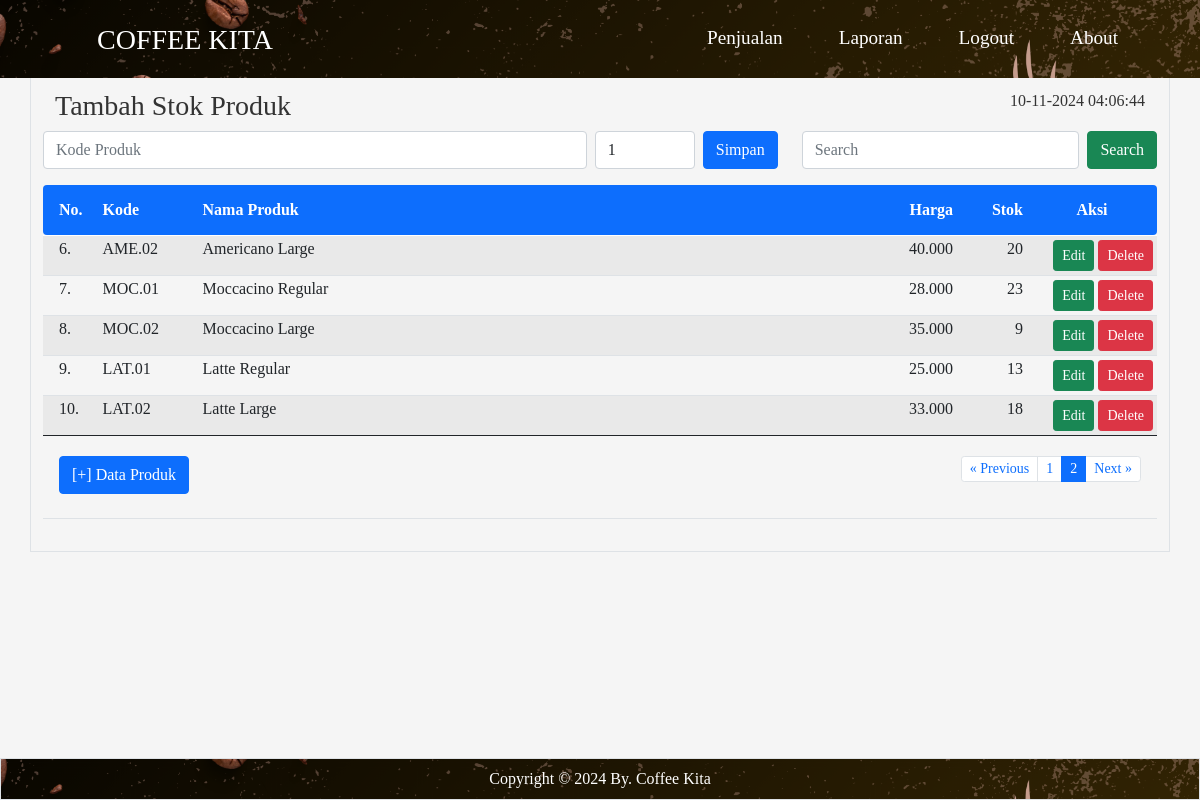
The app's page /tambahstok/index.php?halaman=2 with its own data.
### tables this page shows
CREATE TABLE `produk` (
  `id_produk` int(11) NOT NULL,
  `kode_produk` varchar(15) DEFAULT NULL,
  `nama_produk` varchar(50) DEFAULT NULL,
  `harga` int(11) DEFAULT NULL,
  `stok` int(11) DEFAULT NULL
);

### tambahstok/index.php (the view, shortened to what this page needs)
<html>
<!DOCTYPE html>
<html lang="en">
<head>
	<link rel="stylesheet" href="../bootstrap/css/bootstrap.min.css" />
</head>
<body>
	<?php include "../header.php" ?>
	<main class="container border py-3">
		<br><br><br>
		<div class="container">
			<div class="row">
				<div class="col-sm-8">
					<h3>Tambah Stok Produk</h3>
				</div>
				<div class="col-sm-4 text-end">
					<?php
					$tgl = date("d-m-Y H:i:s");
					echo $tgl
						?>
				</div>
			</div>
		</div>
		<div class="row">
			<div class="col-sm-8">
				<form class="d-flex" method="POST" action="simpan.php">
					<input list="kode_produk" id="kp" name="kp" autocomplete="off" required placeholder="Kode Produk"
						class="form-control me-2" />
					<input class="form-control me-2" type="number" placeholder="Jumlah" name="jp" value="1"
						style="width:100px">
					<button class="btn btn-primary" type="submit" name="save">Simpan</button>
				</form>
			</div>
			<div class="col-sm-4">
				<form class="d-flex" method="GET" action="">
					<input class="form-control me-2" type="text" placeholder="Search" name="np">
					<button class="btn btn-success" type="submit">Search</button>
				</form>
			</div>
		</div>
		<table class="table table-hover table-striped table-sm">
			<thead class="bg-primary text-white">
				<tr>
					<th class="p-3 rounded-start" width="55px">No.</th>
					<th class="py-3" width="100px">Kode</th>
					<th class="py-3">Nama Produk</th>
					<th class="py-3 text-end" width="100px">Harga</th>
					<th class="py-3 text-end" width="70px">Stok</th>
					<th class="py-3 text-center rounded-end" width="130px">Aksi</th>
				</tr>
			</thead>
			<tbody>
				<?php
				include "../config.php";
				$batas = 5;
				$halaman = isset($_GET['halaman']) ? (int) $_GET['halaman'] : 1;
				$halaman_awal = ($halaman > 1) ? ($halaman * $batas) - $batas : 0;
				$previous = $halaman - 1;
				$next = $halaman + 1;
				if (isset($_GET['np'])) {
					$np = $_GET['np'];
					$sqldata = "select * from produk where nama_produk like '%$np%'";
				} else {
					$sqldata = "select * from produk";
				}
				$resdata = mysqli_query($koneksi, $sqldata);
				$jumlah_data = mysqli_num_rows($resdata);
				$total_halaman = ceil($jumlah_data / $batas);
				if (isset($_GET['np'])) {
					$np = $_GET['np'];
					$sql = "select * from produk where nama_produk like '%$np%' limit $halaman_awal, $batas";
				} else {
					$sql = "select * from produk limit $halaman_awal, $batas";
				}
				$result = mysqli_query($koneksi, $sql);
				$no = $halaman_awal + 1;
				while ($data = mysqli_fetch_array($result)) {
					$hp = number_format($data['harga'], 0, ",", ".");
					$kp = $data['kode_produk'];
					$stokawal = $data['stok'];
					$sqlst = "select * from detail_penjualan where kode_produk='$kp'";
					$resst = mysqli_query($koneksi, $sqlst);
					$jmlst = 0;
					while ($dtst = mysqli_fetch_array($resst)) {
						$jml = $dtst['jumlah'];
						$jmlst = $jmlst + $jml;
					}
					$sqltp = "select * from tambah_stok where kode_produk='$kp'";
					$restp = mysqli_query($koneksi, $sqltp);
					$jmltp = 0;
					while ($dttp = mysqli_fetch_array($restp)) {
						$jml = $dttp['jumlah'];
						$jmltp = $jmltp + $jml;
					}
					$stokakhir = $stokawal - $jmlst + $jmltp;
					$sp = number_format($stokakhir, 0, ",", ".");
					?>
					<tr>
						<td class="px-3"><?= $no ?>.</td>
						<td><?= $data['kode_produk'] ?></td>
						<td><?= $data['nama_produk'] ?></td>
						<td align="right"><?= $hp ?></td>
						<td align="right"><?= $sp ?></td>
						<td align="right">
							<a href="" class="btn btn-success btn-sm" data-bs-toggle="modal"
								data-bs-target="#modaledit<?= $data['id_produk'] ?>">Edit</a>
							<a class="btn btn-danger btn-sm" href="delete.php?id=<?= $data['id_produk'] ?>"
								onclick="return confirm('Apakah Anda Yakin data produk <?= $data['nama_produk'] ?> akan dihapus ?')"
								class="hapus">Delete</a>
						</td>
					</tr>
					<?php
					$no++;
				}
				?>
			</tbody>
			<tfoot>
				<tr>
					<td colspan="6" class="text-center">
						<div class="container">
							<div class="row">
								<div class="col-4 text-start py-3">
									<button type="button" class="btn btn-primary" data-bs-toggle="modal"
										data-bs-target="#myModal">[+] Data Produk</button>
								</div>
								<div class="col-8 text-end py-3">
									<ul class="pagination justify-content-end pagination-sm">
										<li class="page-item"><a class="page-link" <?php if ($halaman > 1) {
											echo "href='?halaman=$previous'";
										} ?>>&laquo; Previous</a></li>
										<?php
										for ($x = 1; $x <= $total_halaman; $x++) {
											if ($x == $halaman) {
												?>
												<li class="page-item active"><a class="page-link"
														href="?halaman=<?php echo $x ?>"><?php echo $x; ?></a></li>
												<?php
											} else {
												?>
												<li class="page-item"><a class="page-link"
														href="?halaman=<?php echo $x ?>"><?php echo $x; ?></a></li>
												<?php
											}
										}
										?>
										<li class="page-item"><a class="page-link" <?php if ($halaman < $total_halaman) {
											echo "href='?halaman=$next'";
										} ?>>Next &raquo;</a></li>
									</ul>
								</div>
							</div>
						</div>
					</td>
				</tr>
			</tfoot>
		</table>
	</main>
	<?php include "../footer.php" ?>
</body>
</html>

### tambahstok/index.php (style rules this page uses)
body { background-color: #f5f5f5; font-size: medium; font-family: 'Merriweather', serif; color: #333; }

### header.php (style rules this page uses)
body { background-color: #f5f5f5; font-family: 'Merriweather', serif; color: #333; }

### records on screen
produk: kode_produk "AME.02", nama_produk "Americano Large", harga "40.000", stok "20"
produk: kode_produk "MOC.01", nama_produk "Moccacino Regular", harga "28.000", stok "23"
produk: kode_produk "MOC.02", nama_produk "Moccacino Large", harga "35.000", stok "9"
produk: kode_produk "LAT.01", nama_produk "Latte Regular", harga "25.000", stok "13"
produk: kode_produk "LAT.02", nama_produk "Latte Large", harga "33.000", stok "18"
